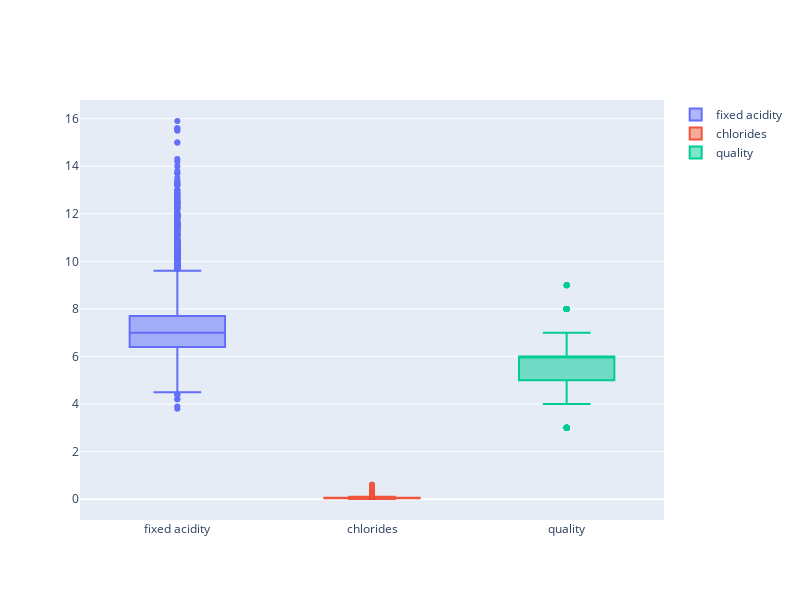

Notebook source saved alongside this figure:
### Code cell
fig = go.Figure()
fig.add_trace(go.Box(y=X["fixed acidity"], name="fixed acidity"))
fig.add_trace(go.Box(y=X["chlorides"], name="chlorides"))
fig.add_trace(go.Box(y=X["quality"], name="quality"))

fig.update_layout(width=800, height=600)

fig.show()

### Figure 1 — Plotly figure (JSON) as saved in the notebook; plotly's stock layout.template omitted (floating-point values rounded to 4 significant figures; data arrays with more than 128 entries replaced by an {"elided": "..."} marker saying what was removed)
{"data": [{"name": "fixed acidity", "type": "box", "y": {"elided": "6497 float values"}}, {"name": "chlorides", "type": "box", "y": {"elided": "6497 float values"}}, {"name": "quality", "type": "box", "y": {"elided": "6497 int values"}}], "layout": {"height": 600, "width": 800}}
